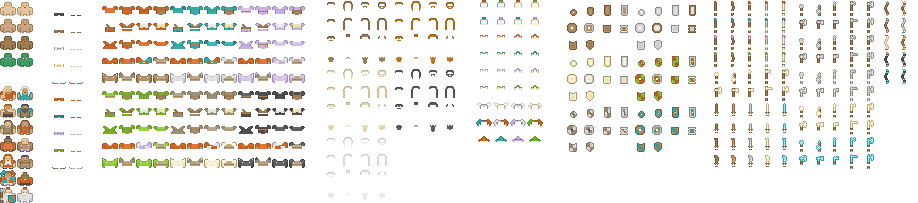
#> input picture examples/rpg_demo/assets/roguelikeChar_transparent.png, 918 x 203 px; its folder holds only this picture in this run
$ python mountain_cliff_terrain_prefab_builder.py --source ../examples/rpg_demo/assets/roguelikeChar_transparent.png --output-dir out
#> lines starting #> are read from the running program, lines starting #| are printed output that depends on the picture
#!/usr/bin/env python3
"""Build prefab-style mountain chunks from Mountain Cliff Terrain Tile Atlas."""

from __future__ import annotations

import argparse
import json
from pathlib import Path

from PIL import Image, ImageDraw


CANVAS_SIZE = (690, 590)


CHUNKS = [
    {
        "role": "level_0_main_grass_cliff",
        "category": "level_chunk",
        "box": (1887, 307, 2171, 568),
        "position": (76, 302),
        "height_level": 0,
        "walkable": True,
    },
    {
        "role": "level_1_right_grass_cliff",
        "category": "level_chunk",
        "box": (1888, 578, 2146, 778),
        "position": (342, 246),
        "height_level": 1,
        "walkable": True,
    },
    {
        "role": "level_2_left_grass_cliff",
        "category": "level_chunk",
        "box": (1903, 967, 2162, 1164),
        "position": (176, 178),
        "height_level": 2,
        "walkable": True,
    },
    {
        "role": "level_3_castle_stone_cliff",
        "category": "castle_chunk",
        "box": (1886, 11, 2172, 292),
        "position": (352, 42),
        "height_level": 3,
        "walkable": True,
    },
    {
        "role": "route_0_to_1_mossy_ramp",
        "category": "route_asset",
        "box": (1886, 785, 2062, 950),
        "position": (222, 306),
        "height_level": 1,
        "from_level": 0,
        "to_level": 1,
        "walkable": True,
        "climbable": True,
    },
    {
        "role": "route_1_to_2_mossy_ramp",
        "category": "route_asset",
        "box": (1898, 1185, 2075, 1340),
        "position": (240, 222),
        "height_level": 2,
        "from_level": 1,
        "to_level": 2,
        "walkable": True,
        "climbable": True,
    },
    {
        "role": "route_2_to_3_short_ramp",
        "category": "route_asset",
        "box": (1897, 1356, 2018, 1463),
        "position": (326, 140),
        "height_level": 3,
        "from_level": 2,
        "to_level": 3,
        "walkable": True,
        "climbable": True,
    },
    {
        "role": "level_0_side_grass_cliff",
        "category": "variation_chunk",
        "box": (172, 764, 315, 928),
        "position": (18, 365),
        "height_level": 0,
        "walkable": True,
    },
    {
        "role": "small_mossy_rock_prop",
        "category": "prop_chunk",
        "box": (2038, 1476, 2172, 1563),
        "position": (510, 370),
        "height_level": 1,
        "walkable": False,
    },
]


PRESETS = {
    "reference": {},
    "wide": {
        "level_0_main_grass_cliff": (-42, 18),
        "level_0_side_grass_cliff": (-40, 26),
        "level_1_right_grass_cliff": (58, 12),
        "route_0_to_1_mossy_ramp": (22, 10),
        "level_2_left_grass_cliff": (-22, -8),
        "level_3_castle_stone_cliff": (30, -10),
        "small_mossy_rock_prop": (68, 10),
    },
    "high_castle": {
        "level_2_left_grass_cliff": (-8, -24),
        "route_1_to_2_mossy_ramp": (-8, -18),
        "route_2_to_3_short_ramp": (4, -40),
        "level_3_castle_stone_cliff": (8, -70),
    },
}


def parse_args() -> argparse.Namespace:
    parser = argparse.ArgumentParser(description="Build a Mountain Cliff Terrain prefab pack.")
    parser.add_argument("--source", required=True, type=Path)
    parser.add_argument("--output-dir", required=True, type=Path)
    parser.add_argument("--name", default="mountain_cliff_terrain")
    return parser.parse_args()


def main() -> None:
    args = parse_args()
    args.output_dir.mkdir(parents=True, exist_ok=True)
    chunks_dir = args.output_dir / "prefab_chunks"
    chunks_dir.mkdir(exist_ok=True)
    for old in chunks_dir.glob("*.png"):
        old.unlink()

    source = Image.open(args.source).convert("RGBA")
#> source is the input picture: PIL image 918x203 RGBA; mean R, G, B, A 22.7, 21.2, 17, 36.6
    assets = []
    for spec in CHUNKS:
        sprite = extract_sprite(source, spec)
        file_name = f"{args.name}_{spec['role']}.png"
        sprite.save(chunks_dir / file_name)
        assets.append(
            {
                "id": f"{args.name}_{spec['role']}",
                "role": spec["role"],
                "category": spec["category"],
                "file": f"prefab_chunks/{file_name}",
                "source_rect": rect_from_box(spec["box"]),
                "default_position": {"x": spec["position"][0], "y": spec["position"][1]},
                "sprite_size": {"width": sprite.width, "height": sprite.height},
                "height_level": spec["height_level"],
                "from_level": spec.get("from_level"),
                "to_level": spec.get("to_level"),
                "walkable": spec.get("walkable", False),
                "climbable": spec.get("climbable", False),
                "visual_includes_wall": spec["category"] != "prop_chunk",
            }
        )
#> after the loop, assets = 9 items

    write_chunk_manifest(args.output_dir / "prefab_chunk_manifest.json", args.name, assets)
    write_chunk_atlas(args.output_dir / "prefab_chunk_atlas.png", assets, args.output_dir, False)
    write_chunk_atlas(args.output_dir / "prefab_chunk_atlas_preview.png", assets, args.output_dir, True)

    prefab = compose(args.output_dir, assets, "reference")
    prefab.save(args.output_dir / "prefab.png")
    write_preview(args.output_dir / "prefab_preview.png", prefab, "REFERENCE")
    manifest = build_manifest(args.name, prefab.size, assets)
    (args.output_dir / "prefab_manifest.json").write_text(json.dumps(manifest, indent=2), encoding="utf-8")
    write_path_debug(args.output_dir / "prefab_path_debug.png", prefab, manifest)

    previews_dir = args.output_dir / "layout_previews"
    previews_dir.mkdir(exist_ok=True)
    for preset in PRESETS:
        image = compose(args.output_dir, assets, preset)
        image.save(previews_dir / f"{preset}.png")
        write_preview(previews_dir / f"{preset}_preview.png", image, preset.upper())

    print(f"Wrote {args.output_dir / 'prefab_manifest.json'}")
    print(f"Wrote {args.output_dir / 'prefab_preview.png'}")


def rect_from_box(box: tuple[int, int, int, int]) -> dict:
    return {"x": box[0], "y": box[1], "width": box[2] - box[0], "height": box[3] - box[1]}


def extract_sprite(source: Image.Image, spec: dict) -> Image.Image:
    crop = source.crop(spec["box"]).convert("RGBA")
    crop = remove_white_background(crop)
    bbox = crop.getchannel("A").getbbox()
    if bbox is None:
        return Image.new("RGBA", (1, 1), (0, 0, 0, 0))
    x1 = max(0, bbox[0] - 2)
    y1 = max(0, bbox[1] - 2)
    x2 = min(crop.width, bbox[2] + 2)
    y2 = min(crop.height, bbox[3] + 2)
    return crop.crop((x1, y1, x2, y2))


def remove_white_background(image: Image.Image) -> Image.Image:
    pixels = image.load()
    width, height = image.size
    result = image.copy()
    out = result.load()
    for y in range(height):
        for x in range(width):
            r, g, b, a = out[x, y]
            if r > 244 and g > 244 and b > 244:
                out[x, y] = (r, g, b, 0)
            elif r > 230 and g > 230 and b > 230:
                out[x, y] = (r, g, b, min(a, 70))
    return result


# [37 lines left out: function remove_atlas_background, not called in this run]


def compose(root: Path, assets: list[dict], preset: str) -> Image.Image:
    offsets = PRESETS[preset]
    placements = []
    for asset in assets:
        if preset == "reference" and asset["category"] == "variation_chunk":
            continue
        if asset["category"] == "route_asset":
            continue
        pos = asset["default_position"]
        dx, dy = offsets.get(asset["role"], (0, 0))
        sprite = Image.open(root / asset["file"]).convert("RGBA")
        sprite = add_local_path_marks(sprite, asset["role"])
        placements.append((asset, sprite, int(pos["x"] + dx), int(pos["y"] + dy)))

    image = Image.new("RGBA", CANVAS_SIZE, (0, 0, 0, 0))
    for asset, sprite, x, y in sorted(placements, key=lambda item: sort_key(item[0])):
        image.alpha_composite(sprite, (x, y))
    return image


def add_local_path_marks(sprite: Image.Image, role: str) -> Image.Image:
    paths = {
        "level_0_main_grass_cliff": [[(55, 98), (105, 76), (160, 58)]],
        "level_1_right_grass_cliff": [[(46, 72), (108, 54), (170, 38)]],
        "level_2_left_grass_cliff": [[(64, 68), (124, 50), (184, 36)]],
        "level_3_castle_stone_cliff": [[(70, 70), (142, 52), (214, 42)]],
    }
    if role not in paths:
        return sprite

    result = sprite.copy()
    overlay = Image.new("RGBA", sprite.size, (0, 0, 0, 0))
    draw = ImageDraw.Draw(overlay, "RGBA")
    for path in paths[role]:
        draw.line(path, fill=(95, 78, 50, 75), width=13, joint="curve")
        draw.line(path, fill=(188, 164, 112, 105), width=8, joint="curve")
        draw.line(path, fill=(224, 204, 150, 70), width=3, joint="curve")
        for x, y in path:
            draw.ellipse((x - 2, y - 1, x + 3, y + 2), fill=(62, 54, 42, 80))
    result.alpha_composite(overlay)
    return result


def sort_key(asset: dict) -> tuple[int, int]:
    cat = {"level_chunk": 0, "variation_chunk": 1, "route_asset": 5, "route_chunk": 5, "castle_chunk": 8, "prop_chunk": 9}.get(asset["category"], 4)
    return int(asset["height_level"]) * 10 + cat, int(asset.get("to_level") or -1)


def write_chunk_manifest(path: Path, name: str, assets: list[dict]) -> None:
    manifest = {
        "name": f"{name}_prefab_chunks",
        "kind": "mountain_cliff_terrain_prefab_chunk_atlas",
            "source_style": "Mountain Cliff Terrain Tile Atlas JFIF",
        "atlas": "prefab_chunk_atlas.png",
        "preview": "prefab_chunk_atlas_preview.png",
        "contract": {
            "prefab_way": "Use complete isometric cliff terrain chunks from the source atlas.",
            "height_rule": "Every higher platform is a whole cliff sprite and every route chunk has from_level/to_level.",
            "castle_rule": "The level_3 castle chunk is the highest supported floor.",
        },
        "assets": assets,
    }
    path.write_text(json.dumps(manifest, indent=2), encoding="utf-8")


def build_manifest(name: str, size: tuple[int, int], assets: list[dict]) -> dict:
    return {
        "name": name,
        "kind": "mountain_semantic_composite_prefab",
        "variant": "mountain_cliff_terrain_green",
        "source_pack": ".",
        "prefab_image": "prefab.png",
        "prefab_chunk_atlas": "prefab_chunk_atlas.png",
        "prefab_chunk_manifest": "prefab_chunk_manifest.json",
        "size": {"width": size[0], "height": size[1]},
        "height_model": {
            "height_step_px": 54,
            "z_index_step": 10,
            "rule": "Platforms are discrete supported cliff chunks. Route chunks climb between adjacent height levels.",
        },
        "levels": [
            {"id": "base", "index": 0, "height": 0, "height_level": 0, "elevation_px": 0, "walkable_region": "level_0_base"},
            {"id": "right_plateau", "index": 1, "height": 1, "height_level": 1, "elevation_px": 54, "walkable_region": "level_1_right"},
            {"id": "left_plateau", "index": 2, "height": 2, "height_level": 2, "elevation_px": 108, "walkable_region": "level_2_left"},
            {"id": "castle_plateau", "index": 3, "height": 3, "height_level": 3, "elevation_px": 162, "walkable_region": "level_3_castle"},
        ],
        "walkable_regions": [
            {"id": "level_0_base", "level": 0, "height_level": 0, "elevation_px": 0, "kind": "terrace", "points": points([(112, 350), (206, 316), (300, 350), (206, 392)])},
            {"id": "level_1_right", "level": 1, "height_level": 1, "elevation_px": 54, "kind": "terrace", "points": points([(306, 276), (402, 242), (494, 276), (402, 318)])},
            {"id": "level_2_left", "level": 2, "height_level": 2, "elevation_px": 108, "kind": "terrace", "points": points([(218, 202), (304, 168), (392, 202), (304, 242)])},
            {"id": "level_3_castle", "level": 3, "height_level": 3, "elevation_px": 162, "kind": "castle_plateau", "points": points([(340, 100), (430, 70), (522, 100), (430, 136)])},
        ],
        "route_edges": [
            {"from": "base", "to": "right_plateau", "route_region": "route_base_to_right", "role": "route_0_to_1_mossy_ramp", "climbable": True, "from_level": 0, "to_level": 1, "points": points([(220, 344), (302, 310), (392, 280)])},
            {"from": "right_plateau", "to": "left_plateau", "route_region": "route_right_to_left", "role": "route_1_to_2_mossy_ramp", "climbable": True, "from_level": 1, "to_level": 2, "points": points([(382, 276), (318, 238), (292, 202)])},
            {"from": "left_plateau", "to": "castle_plateau", "route_region": "route_left_to_castle", "role": "route_2_to_3_short_ramp", "climbable": True, "from_level": 2, "to_level": 3, "points": points([(314, 196), (360, 152), (426, 104)])},
        ],
        "route_regions": [
            {"id": "route_base_to_right", "from": "base", "to": "right_plateau", "from_level": 0, "to_level": 1, "from_elevation_px": 0, "to_elevation_px": 54, "role": "route_0_to_1_mossy_ramp", "kind": "height_ramp_tile", "climbable": True, "walkable": True, "visual_includes_wall": True, "points": points([(202, 324), (292, 286), (398, 264), (426, 292), (318, 334), (216, 366)])},
            {"id": "route_right_to_left", "from": "right_plateau", "to": "left_plateau", "from_level": 1, "to_level": 2, "from_elevation_px": 54, "to_elevation_px": 108, "role": "route_1_to_2_mossy_ramp", "kind": "height_ramp_tile", "climbable": True, "walkable": True, "visual_includes_wall": True, "points": points([(264, 218), (350, 220), (418, 260), (398, 296), (308, 258), (252, 236)])},
            {"id": "route_left_to_castle", "from": "left_plateau", "to": "castle_plateau", "from_level": 2, "to_level": 3, "from_elevation_px": 108, "to_elevation_px": 162, "role": "route_2_to_3_short_ramp", "kind": "height_ramp_tile", "climbable": True, "walkable": True, "visual_includes_wall": True, "points": points([(306, 158), (368, 116), (444, 92), (470, 116), (392, 158), (324, 188)])},
        ],
        "anchors": {
            "player_spawn": {"x": 204, "y": 360, "level": 0, "height_level": 0, "elevation_px": 0, "kind": "route_start"},
            "castle_anchor": {"x": 430, "y": 94, "width": 112, "height": 72, "level": 3, "height_level": 3, "elevation_px": 162, "pivot": "bottom_center", "z_index": 30},
            "plateau_exit": {"x": 426, "y": 104, "level": 3, "height_level": 3, "elevation_px": 162, "kind": "route_end"},
        },
        "placements": [
            {
                "role": asset["role"],
                "asset_id": asset["id"],
                "file": asset["file"],
                "position": asset["default_position"],
                "scale": 1.0,
                "z_index": sort_key(asset)[0],
                "height_level": asset["height_level"],
                "from_level": asset.get("from_level"),
                "to_level": asset.get("to_level"),
                "walkable": asset["walkable"],
                "climbable": asset["climbable"],
                "visual_includes_wall": asset["visual_includes_wall"],
            }
            for asset in assets
            if asset["category"] != "variation_chunk"
            and asset["category"] != "route_asset"
        ],
        "notes": [
            "Generated from Art/TileSets/Mountain Cliff Terrain Tile Atlas.jfif.",
            "This pack uses complete isometric terrain chunks with their own cliff faces and tops.",
        ],
    }


def points(raw: list[tuple[int, int]]) -> list[dict]:
    return [{"x": x, "y": y} for x, y in raw]


def write_chunk_atlas(path: Path, assets: list[dict], root: Path, labels: bool) -> None:
#> called with labels = False
    cell_w = 285
    cell_h = 210
    cols = 3
    rows = (len(assets) + cols - 1) // cols
#> rows = 3
    bg = (30, 34, 32, 255) if labels else (0, 0, 0, 0)
    atlas = Image.new("RGBA", (cols * cell_w, rows * cell_h), bg)
#> atlas: PIL image 855x630 RGBA; every value is 0
    draw = ImageDraw.Draw(atlas)
    for index, asset in enumerate(assets):
        sprite = Image.open(root / asset["file"]).convert("RGBA")
        thumb = sprite.copy()
        thumb.thumbnail((cell_w - 18, cell_h - (48 if labels else 18)), Image.Resampling.LANCZOS)
        x = (index % cols) * cell_w
#> x = 0
        y = (index // cols) * cell_h
#> y = 0
#> call 2 of write_chunk_atlas, with labels = True
#> in write_chunk_atlas (call 2), `atlas.convert("RGB" if labels else "RGBA").save(path)`:
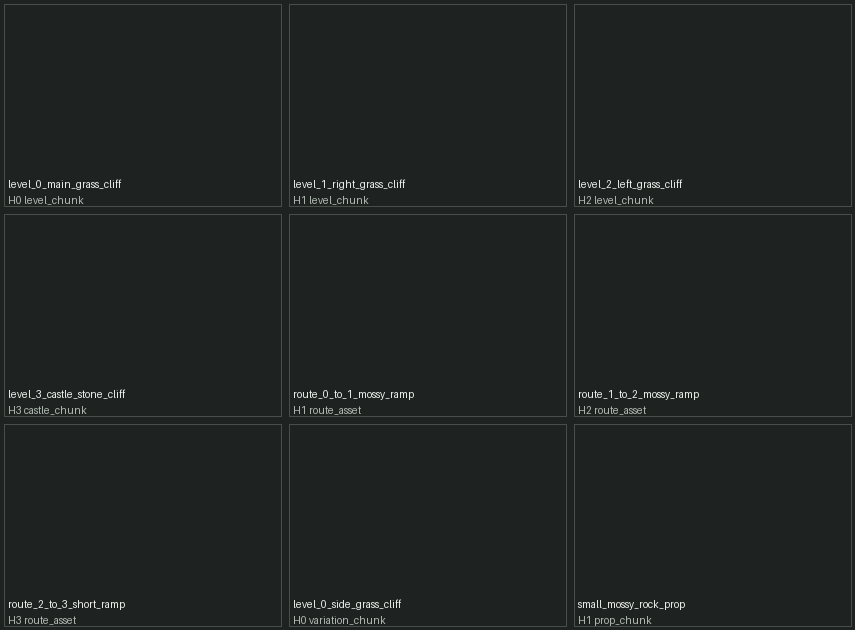
#> saved as prefab_chunk_atlas_preview.png: PIL image 855x630 RGB; mean R, G, B 31.9, 35.9, 33.9
#> in compose, `pos = asset["default_position"]`: pos = {'x': 76, 'y': 302}
#> in compose, `dx, dy = offsets.get(asset["role"], (0, 0))`: dx = 0
#> in compose, `image = Image.new("RGBA", CANVAS_SIZE, (0, 0, 0, 0))`: image: PIL image 690x590 RGBA; every value is 0
#> the loop in compose, `for asset, sprite, x, y in sorted(placements, key=lambda item: sort_ke..` made 5 passes
#> (x, y) on passes 1 to 5: (76, 302), (342, 246), (510, 370), (176, 178), (352, 42)
        atlas.alpha_composite(thumb, (x + (cell_w - thumb.width) // 2, y + 8))
        if labels:
            draw.rectangle((x + 4, y + 4, x + cell_w - 4, y + cell_h - 4), outline=(72, 78, 74, 255))
            draw.text((x + 8, y + cell_h - 32), asset["role"][:34], fill=(238, 241, 237, 255))
            draw.text((x + 8, y + cell_h - 16), f"H{asset['height_level']} {asset['category']}", fill=(177, 187, 179, 255))
    atlas.convert("RGB" if labels else "RGBA").save(path)


def write_preview(path: Path, image: Image.Image, title: str) -> None:
#> called with title = 'REFERENCE'
    margin = 26
    preview = Image.new("RGBA", (image.width + margin * 2, image.height + margin * 2), (20, 35, 45, 255))
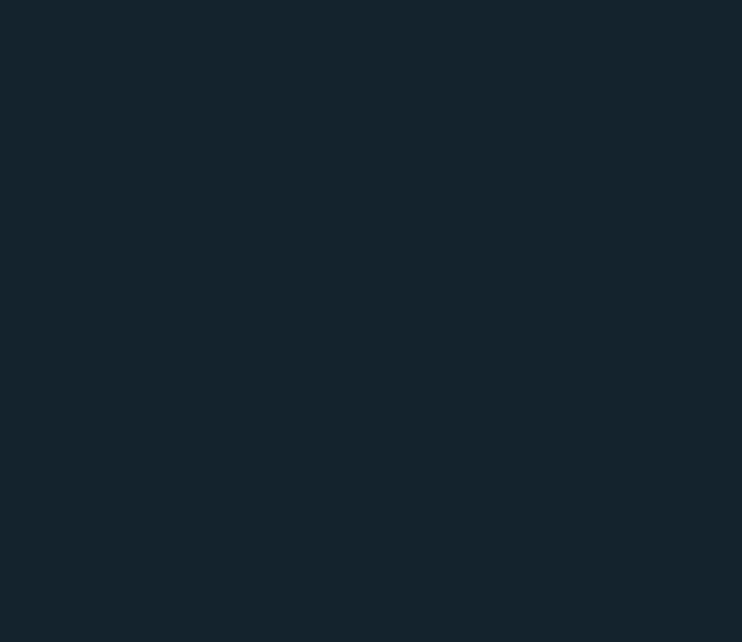
#> preview: PIL image 742x642 RGBA; mean R, G, B, A 20, 35, 45, 255
    preview.alpha_composite(image, (margin, margin))
    ImageDraw.Draw(preview).text((14, 10), f"MOUNTAIN CLIFF TERRAIN PREFAB - {title}", fill=(230, 236, 230, 255))
    preview.convert("RGB").save(path)
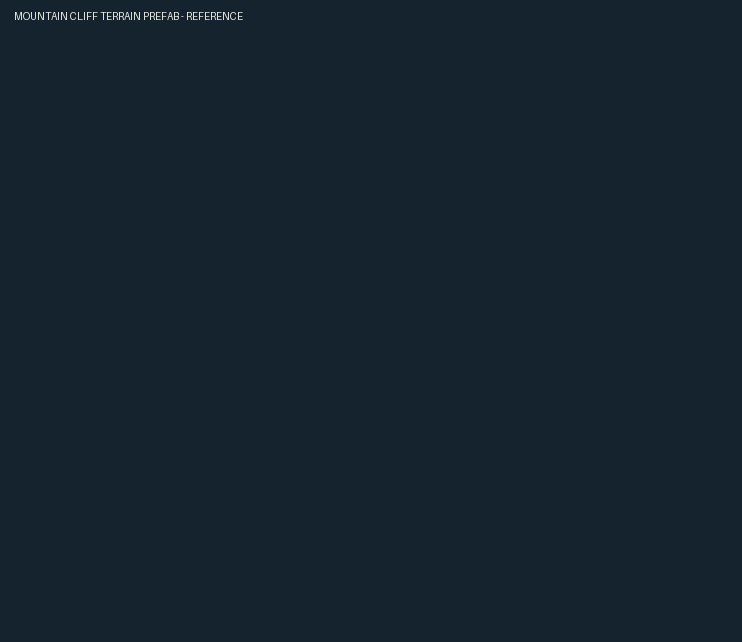
#> saved as prefab_preview.png: PIL image 742x642 RGB; mean R, G, B 20.2, 35.2, 45.2
#> in main, `manifest = build_manifest(args.name, prefab.size, assets)`: manifest = 16 items


def write_path_debug(path: Path, image: Image.Image, manifest: dict) -> None:
    debug = image.copy()
    draw = ImageDraw.Draw(debug, "RGBA")
    for region in manifest["walkable_regions"]:
        poly = [(p["x"], p["y"]) for p in region["points"]]
        draw.polygon(poly, fill=(80, 220, 120, 48), outline=(230, 255, 170, 220))
        cx = sum(x for x, _ in poly) / len(poly)
        cy = sum(y for _, y in poly) / len(poly)
        draw.text((cx - 10, cy - 8), f"L{region['level']}", fill=(255, 255, 255, 255))
#> this loop made 4 passes
#> (poly, cx, cy) on passes 1 to 4: ([(112, 350), (206, 316), (300, 350), (206, 392)], 206, 352), ([(306, 276), (402, 242), (494, 276), (402, 318)], 401, 278), ([(218, 202), (304, 168), (392, 202), (304, 242)], 304.5, 203.5), ([(340, 100), (430, 70), (522, 100), (430, 136)], 430.5, 101.5)
    for region in manifest["route_regions"]:
        poly = [(p["x"], p["y"]) for p in region["points"]]
        draw.polygon(poly, fill=(255, 215, 40, 65), outline=(60, 40, 10, 255))
        draw.text((poly[0][0], poly[0][1]), f"H{region['from_level']}->{region['to_level']}", fill=(255, 255, 255, 255))
#> this loop made 3 passes
    for edge in manifest["route_edges"]:
        pts = [(p["x"], p["y"]) for p in edge["points"]]
        draw.line(pts, fill=(255, 245, 95, 255), width=5)
        draw.line(pts, fill=(72, 48, 18, 255), width=2)
#> this loop made 3 passes
#> pts on passes 1 to 3: [(220, 344), (302, 310), (392, 280)], [(382, 276), (318, 238), (292, 202)], [(314, 196), (360, 152), (426, 104)]
    debug.save(path)
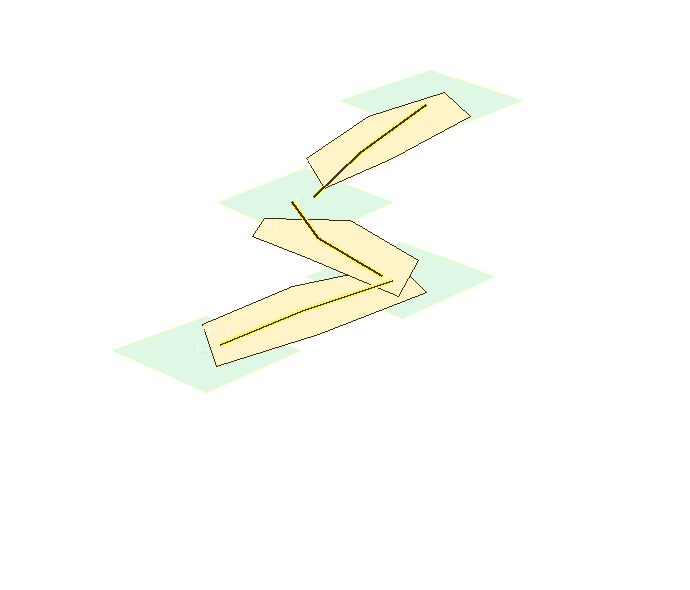
#> saved as prefab_path_debug.png: PIL image 690x590 RGBA; mean R, G, B, A 17.2, 20.9, 7.7, 7.7; transparent parts drawn white


if __name__ == "__main__":
    main()
#> the loop in compose (call 2), `for asset, sprite, x, y in sorted(placements, key=lambda item: sort_ke..` made 5 passes
